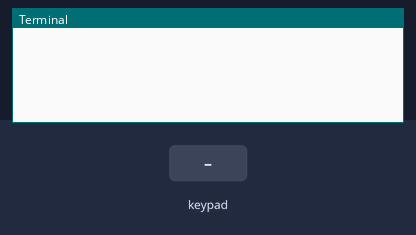
The program below on a simulated Raspberry Pi (BCM pin numbers). Parts: the last lines printed to the terminal. Inputs (shaded band) come from the test bench.

Above: at 1.2 s.
1.3 s: key '1' pressed
At 2.6 s:
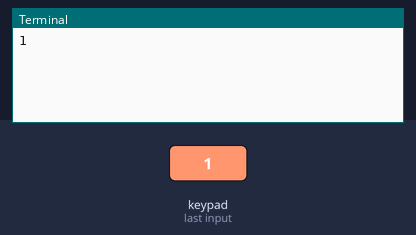
2.9 s: keypad keys 1 2 # pressed 0.4 s apart
At 4.7 s:
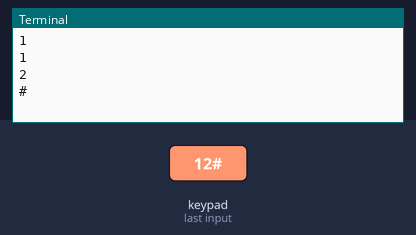
5.6 s: key 'A' pressed
At 6.2 s:
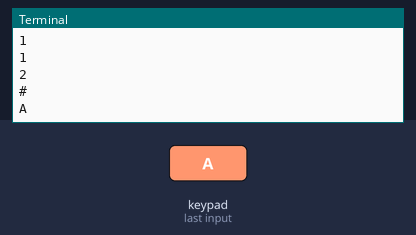
7.1 s: keypad keys 1 2 * pressed 0.4 s apart
At 9.3 s:
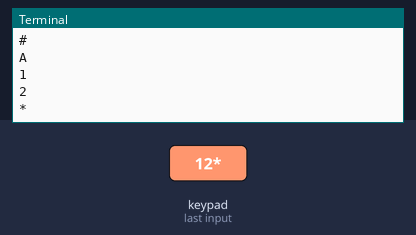
9.8 s: key 'B' pressed
At 10.7 s:
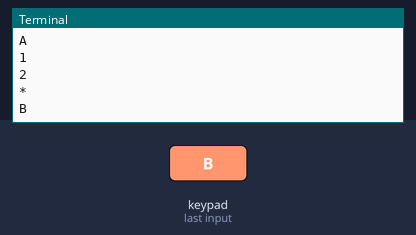
11.3 s: keypad keys 1 2 D pressed 0.4 s apart
At 12.6 s:
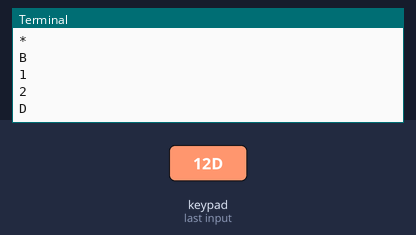

Measured:
- after the input at 1.3 s, the terminal: prints a new line after 0.10 s (image 1)
- after the input at 2.9 s, the terminal: prints a new line after 0.51 s (image 2)
- after the input at 5.6 s, the terminal: prints a new line at once (image 3)
- after the input at 7.1 s, the terminal: prints a new line after 0.11 s (image 4)
- after the input at 9.8 s, the terminal: prints a new line at once (image 5)
- after the input at 11.3 s, the terminal: prints a new line after 0.11 s (image 6)

The program:

4x4keypad.py
```python
from gpiozero import LED, Button

#import RPi.GPIO as GPIO
import time

# Set the Row Pins
ROW_1 = 6
ROW_2 = 13
ROW_3 = 19
ROW_4 = 26

# Set the Column Pins
COL_1 = 12
COL_2 = 16
COL_3 = 20
COL_4 = 21


# Set Row pins as output
row1 = LED(ROW_1)
row2 = LED(ROW_2)
row3 = LED(ROW_3)
row4 = LED(ROW_4)

# Set column pins as input and Pulled up high by default
col1 = Button(COL_1)
col2 = Button(COL_2)
col3 = Button(COL_3)
col4 = Button(COL_4)

# function to read each row and each column
def readRow(line, characters):
    line.off()
    if col1.is_pressed:
        print(characters[0])
    if col2.is_pressed:
        print(characters[1])
    if col3.is_pressed:
        print(characters[2])
    if col4.is_pressed:
        print(characters[3])
    line.on()

# Endless loop by checking each row
try:
    while True:
        readRow(row1, ["1","2","3","A"])
        readRow(row2, ["4","5","6","B"])
        readRow(row3, ["7","8","9","C"])
        readRow(row4, ["*","0","#","D"])
        time.sleep(0.2) # adjust this per your own setup
except KeyboardInterrupt:
    print("\nKeypad Application Interrupted!")
    GPIO.cleanup()
```
